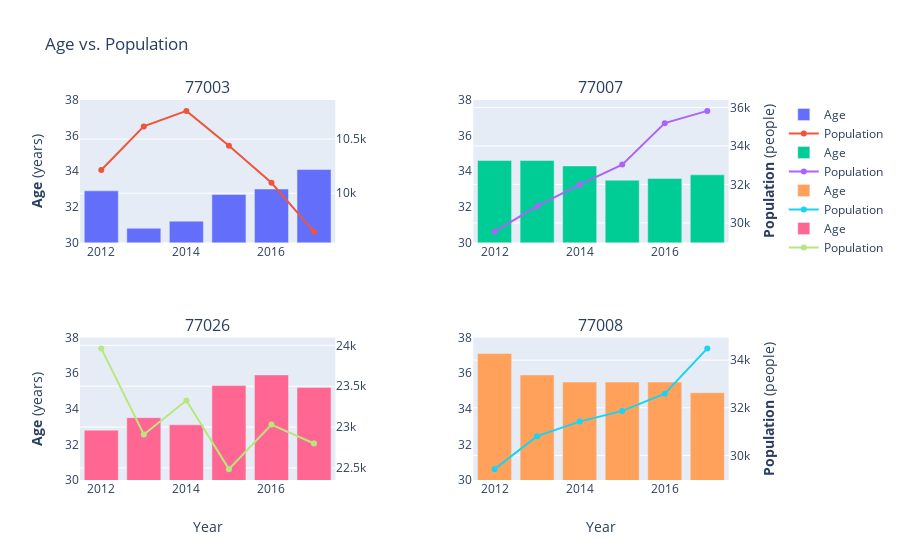

Notebook code cell kept with this figure:
### Code cell
fig = make_subplots(rows=2, cols=2,
                    specs=[[{"secondary_y": True}, {"secondary_y": True}],
                           [{"secondary_y": True}, {"secondary_y": True}]],
                   subplot_titles=("77003", "77007", "77026", "77008"))

# Top left
fig.add_trace(
    go.Bar(x=df_77003.Year, y=df_77003['Median Age'],name="Age"),
    row=1, col=1, secondary_y=False)

fig.add_trace(
    go.Scatter(x=df_77003.Year, y=df_77003['Population'], name="Population"),
    row=1, col=1, secondary_y=True)

# Top right
fig.add_trace(
    go.Bar(x=df_77007.Year, y=df_77007['Median Age'], name="Age"),
    row=1, col=2, secondary_y=False)

fig.add_trace(
    go.Scatter(x=df_77007.Year, y=df_77007['Population'], name="Population"),
    row=1, col=2, secondary_y=True)

# Bottom right
fig.add_trace(
    go.Bar(x=df_77008.Year, y=df_77008['Median Age'], name="Age"),
    row=2, col=2, secondary_y=False)

fig.add_trace(
    go.Scatter(x=df_77008.Year, y=df_77008['Population'], name="Population"),
    row=2, col=2, secondary_y=True)

# Bottom left
fig.add_trace(
    go.Bar(x=df_77026.Year, y=df_77026['Median Age'], name="Age"),
    row=2, col=1, secondary_y=False)

fig.add_trace(
    go.Scatter(x=df_77026.Year, y=df_77026['Population'], name="Population"),
    row=2, col=1, secondary_y=True)

fig.update_layout(
    title_text="Age vs. Population")

## Y-axis formatting
fig.update_yaxes(range=[30, 38], row=1, col=1,showgrid=False,
                 title_text="<b>Age</b> (years)",secondary_y=False)
fig.update_yaxes(range=[30, 38], row=1, col=2,showgrid=False,
                 secondary_y=False)
fig.update_yaxes(row=1, col=2,title_text="<b>Population</b> (people)",
                 secondary_y=True)
fig.update_yaxes(range=[30, 38],row=2, col=1,showgrid=False,
                 title_text="<b>Age</b> (years)", secondary_y=False)
fig.update_yaxes(range=[30, 38], row=2, col=2,showgrid=False,
                 secondary_y=False)
fig.update_yaxes(row=2, col=2,title_text="<b>Population</b> (people)",
                 secondary_y=True)
## X-axis formatting
fig.update_xaxes(title_text="Year", row=2, col=1)
fig.update_xaxes(title_text="Year", showgrid=False, row=2, col=2)

fig.show()

### Figure 1 — Plotly figure (JSON) as saved in the notebook; plotly's stock layout.template omitted (floating-point values rounded to 4 significant figures)
{"data": [{"name": "Age", "type": "bar", "x": [2012, 2013, 2014, 2015, 2016, 2017], "xaxis": "x", "y": [32.9, 30.8, 31.2, 32.7, 33, 34.1], "yaxis": "y"}, {"name": "Population", "type": "scatter", "x": [2012, 2013, 2014, 2015, 2016, 2017], "xaxis": "x", "y": [10215, 10617, 10760, 10438, 10097, 9646], "yaxis": "y2"}, {"name": "Age", "type": "bar", "x": [2012, 2013, 2014, 2015, 2016, 2017], "xaxis": "x2", "y": [34.6, 34.6, 34.3, 33.5, 33.6, 33.8], "yaxis": "y3"}, {"name": "Population", "type": "scatter", "x": [2012, 2013, 2014, 2015, 2016, 2017], "xaxis": "x2", "y": [29545, 30868, 31987, 33029, 35185, 35822], "yaxis": "y4"}, {"name": "Age", "type": "bar", "x": [2012, 2013, 2014, 2015, 2016, 2017], "xaxis": "x4", "y": [37.1, 35.9, 35.5, 35.5, 35.5, 34.9], "yaxis": "y7"}, {"name": "Population", "type": "scatter", "x": [2012, 2013, 2014, 2015, 2016, 2017], "xaxis": "x4", "y": [29424, 30807, 31418, 31868, 32588, 34491], "yaxis": "y8"}, {"name": "Age", "type": "bar", "x": [2012, 2013, 2014, 2015, 2016, 2017], "xaxis": "x3", "y": [32.8, 33.5, 33.1, 35.3, 35.9, 35.2], "yaxis": "y5"}, {"name": "Population", "type": "scatter", "x": [2012, 2013, 2014, 2015, 2016, 2017], "xaxis": "x3", "y": [23963, 22909, 23325, 22485, 23030, 22799], "yaxis": "y6"}], "layout": {"annotations": [{"font": {"size": 16}, "showarrow": false, "text": "77003", "x": 0.185, "xanchor": "center", "xref": "paper", "y": 1, "yanchor": "bottom", "yref": "paper"}, {"font": {"size": 16}, "showarrow": false, "text": "77007", "x": 0.755, "xanchor": "center", "xref": "paper", "y": 1, "yanchor": "bottom", "yref": "paper"}, {"font": {"size": 16}, "showarrow": false, "text": "77026", "x": 0.185, "xanchor": "center", "xref": "paper", "y": 0.375, "yanchor": "bottom", "yref": "paper"}, {"font": {"size": 16}, "showarrow": false, "text": "77008", "x": 0.755, "xanchor": "center", "xref": "paper", "y": 0.375, "yanchor": "bottom", "yref": "paper"}], "title": {"text": "Age vs. Population"}, "xaxis": {"anchor": "y", "domain": [0, 0.37]}, "xaxis2": {"anchor": "y3", "domain": [0.57, 0.94]}, "xaxis3": {"anchor": "y5", "domain": [0, 0.37], "title": {"text": "Year"}}, "xaxis4": {"anchor": "y7", "domain": [0.57, 0.94], "showgrid": false, "title": {"text": "Year"}}, "yaxis": {"anchor": "x", "domain": [0.625, 1], "range": [30, 38], "showgrid": false, "title": {"text": "<b>Age</b> (years)"}}, "yaxis2": {"anchor": "x", "overlaying": "y", "side": "right"}, "yaxis3": {"anchor": "x2", "domain": [0.625, 1], "range": [30, 38], "showgrid": false}, "yaxis4": {"anchor": "x2", "overlaying": "y3", "side": "right", "title": {"text": "<b>Population</b> (people)"}}, "yaxis5": {"anchor": "x3", "domain": [0, 0.375], "range": [30, 38], "showgrid": false, "title": {"text": "<b>Age</b> (years)"}}, "yaxis6": {"anchor": "x3", "overlaying": "y5", "side": "right"}, "yaxis7": {"anchor": "x4", "domain": [0, 0.375], "range": [30, 38], "showgrid": false}, "yaxis8": {"anchor": "x4", "overlaying": "y7", "side": "right", "title": {"text": "<b>Population</b> (people)"}}}}
